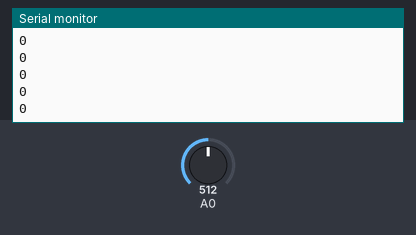
Recording of a sketch running on a simulated Arduino Uno, built with avr-gcc and run on an emulated ATmega328P. On the bench: the last lines printed to the serial monitor. Inputs (shaded band) come from the test bench; at power-on: A0 = 512.

Above: at 1.2 s.
1.3 s: A0 set to 306
At 1.31 s:
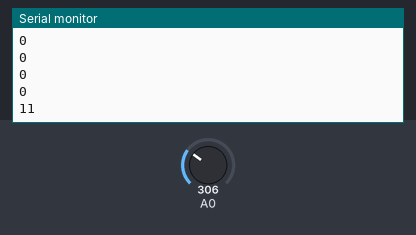
2.8 s: A0 set to 511
At 2.81 s:
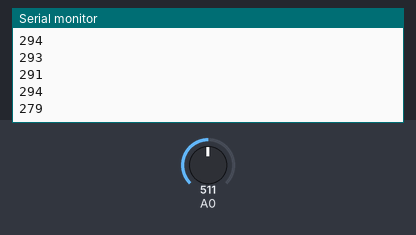
Timing chart, 0 to 5.8 s (numbered marks = the images above; inputs shaded):
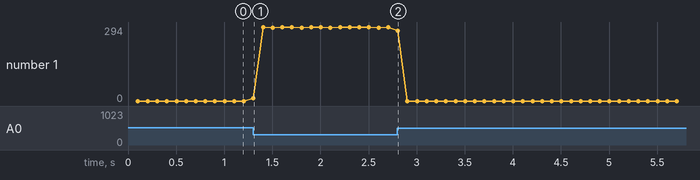

The sketch:

Oskillockoke.ino
```cpp
double average = 250;
const int DILATION = 40;
double val = 0;
unsigned const int buffer_size = 0;
const int sampleWindow = 100;

void setup()
{
  Serial.begin(115200);
  val = analogRead(A0);
  for(int ii = 0; ii < 20; ii++)
  {
      average *= DILATION;
      average += analogRead(A0);
      average /= DILATION + 1;
  }
}
void loop()
{
     int frequency = 0;
     unsigned long startMillis= millis();
     while (millis() - startMillis < sampleWindow)
     {
        boolean current_pos = false;
        val = analogRead(A0);
        average *= DILATION;
        average += val;
        average /= DILATION + 1;
        if(current_pos == false && average - val > 0)
        {
          current_pos = true;
          frequency++;
        }
        else if(current_pos == true && (average - val < 0))
        {
          current_pos = false;
          frequency++;
        }
     }
     Serial.println(frequency/2);
}
```

Measured:
- after the input at 1.3 s, the serial monitor: prints a new line at once (image 1)
- after the input at 2.8 s, the serial monitor: prints a new line at once (image 2)
- plotted number 1: 0 → 294 after the input at 1.3 s
